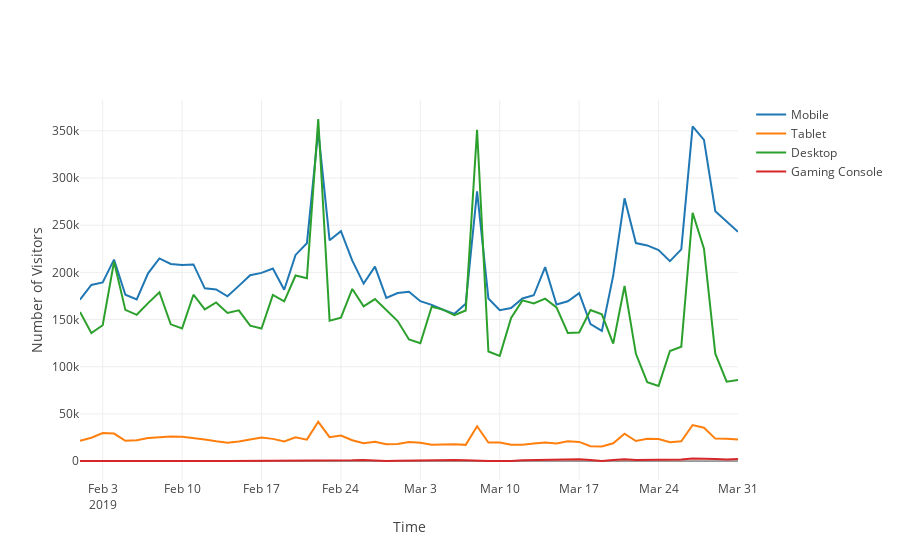

The code cell stored with this chart in its notebook:
### Code cell
plot_visitor_by_cust(undetermined)
